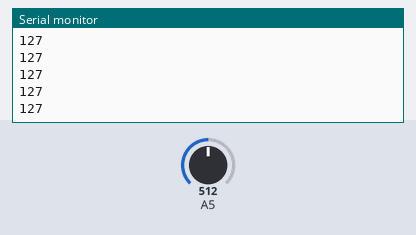
This sketch was run on a simulated Arduino Uno, built with avr-gcc and run on an emulated ATmega328P. Shown: the last lines printed to the serial monitor. The test bench sets the inputs (shaded band); at power-on: A5 = 512.

Above: at 1.2 s.
1.3 s: A5 set to 716
At 2.3 s:
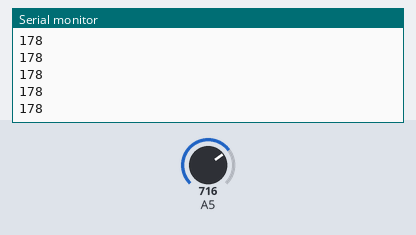
2.8 s: A5 set to 900
At 3.5 s:
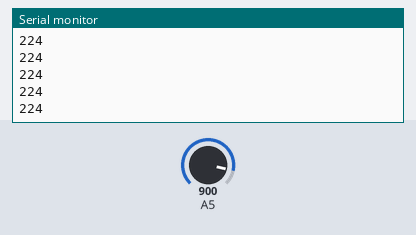
Timing chart, 0 to 5.8 s (numbered marks = the images above; inputs shaded):
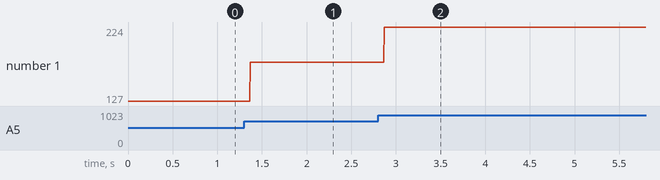

The sketch:

Serial.ino
```cpp
void setup() {
  Serial.begin(9600); //Start the serial comms.
}

void loop() {
//Read the potentiometer value and store to a variable.
 int potVal = analogRead(5);
 int mappedVal = map(potVal, 0, 1023, 0, 255); //0-1023, 0-255.
 Serial.println(mappedVal);
}
```

Measured:
- after the input at 1.3 s, the serial monitor: prints a new line after 0.07 s (image 1)
- after the input at 2.8 s, the serial monitor: prints a new line after 0.07 s (image 2)
- plotted number 1: 127 → 178 after the input at 1.3 s, 178 → 224 after the input at 2.8 s
